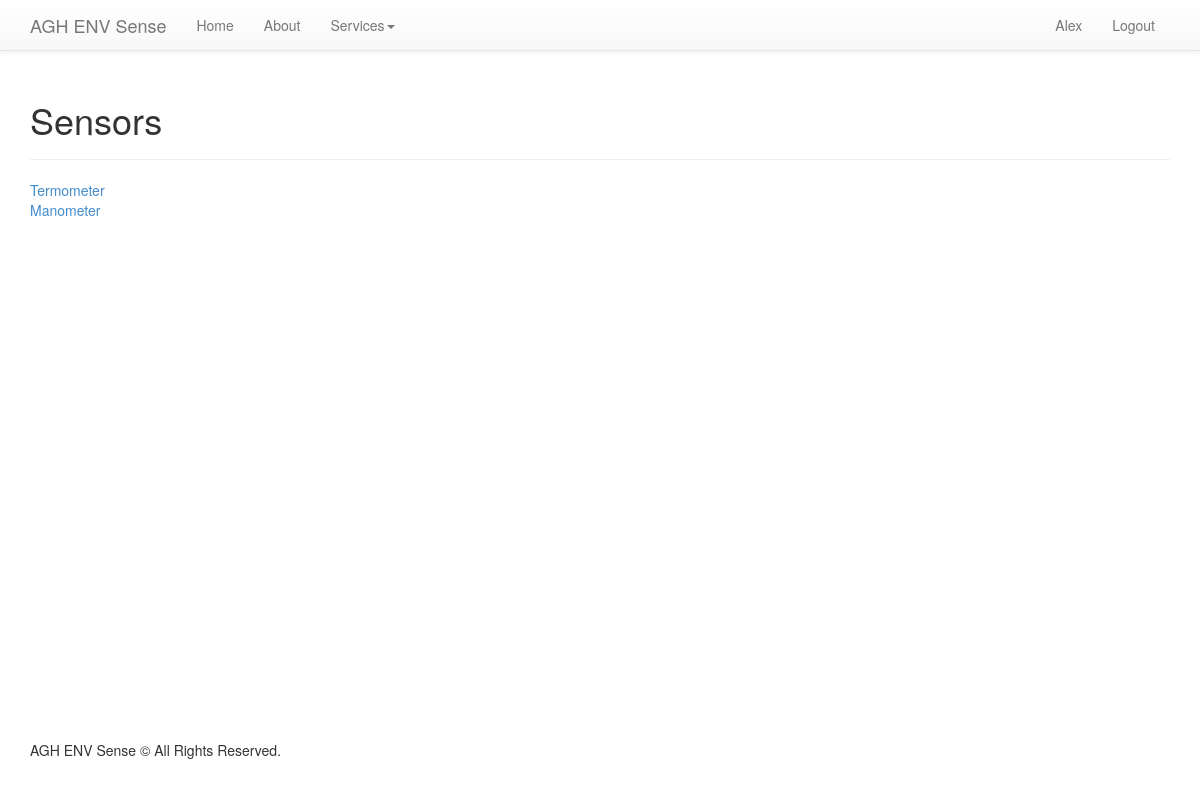
Page /sensors (signed in) on the earlier database version.
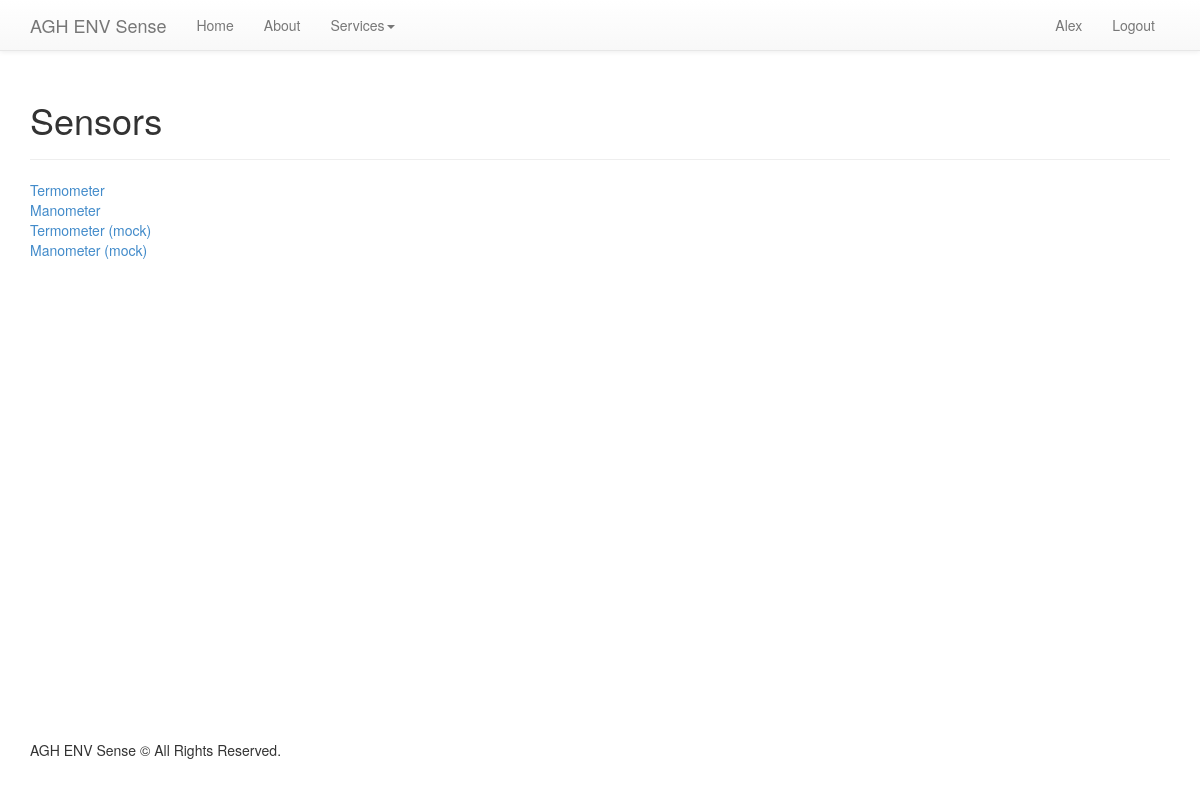
Same page on the later database version.
### models.py (models this page shows, shortened)
class User(UserMixin, Base):
    __tablename__ = 'Users'
    id = db.Column(db.Integer, primary_key=True)
    name = db.Column(db.String(120), unique=True)
    email = db.Column(db.String(120), unique=True)
    priviledged = db.Column(db.Boolean)
    acc_sensors = db.relationship("Sensor", secondary=association_table,
                                  back_populates="users")
    password = db.Column(db.String(30))
    def get_sensors(self):
        return self.acc_sensors

class Sensor(Base):
    __tablename__ = 'Sensors'
    id = db.Column(db.Integer, primary_key=True)
    name = db.Column(db.String(30), unique=True)
    measured_quantity = db.Column(db.String(30))
    users = db.relationship("User", secondary=association_table,
                            back_populates="acc_sensors")

### app.py (the view)
@app.route('/sensors')
@login_required
def sensors():
    sensors_list = current_user.get_sensors()
    return render_template('pages/placeholder.sensors.html', sensors=sensors_list)

### app.py (called while the page is built)
@app.teardown_request
def shutdown_session(exception=None):
    db.session.remove()

@login_manager.user_loader
def load_user(id):
    return models.User.query.get(int(id))

### templates/pages/placeholder.sensors.html
{% extends 'layouts/main.html' %} {% block title %}About{% endblock %} {% block content %}
<div class="page-header">
    <h1>Sensors</h1>
</div>
{% for sensor in sensors %}
<div> <a href={{ url_for( 'readings', sensor_name=sensor.name) }}>{{ sensor.name }}</a> </div>
{% endfor %} {% endblock %}

### templates/layouts/main.html (shortened to what this page needs)
<!doctype html>
<head>
    <link type="text/css" rel="stylesheet" href="/static/css/font-awesome-4.1.0.min.css" />
    <link type="text/css" rel="stylesheet" href="/static/css/bootstrap-3.1.1.min.css">
    <link type="text/css" rel="stylesheet" href="/static/css/bootstrap-theme-3.1.1.min.css" />
    <link type="text/css" rel="stylesheet" href="/static/css/layout.main.css" />
    <link type="text/css" rel="stylesheet" href="/static/css/main.css" />
    <link type="text/css" rel="stylesheet" href="/static/css/main.responsive.css" />
    <link type="text/css" rel="stylesheet" href="/static/css/main.quickfix.css" />
</head>
<body>
    <div id="wrap">
        <div class="navbar navbar-default navbar-fixed-top">
            <div class="container">
                <div class="navbar-header">
                    <a class="navbar-brand" href="/">AGH ENV Sense</a>
                </div>
                <div class="collapse navbar-collapse">
                    <ul class="nav navbar-nav">
                        <li {% if request.endpoint=='home' %} class="active" {% endif %}><a href="{{ url_for('home') }}">Home</a></li>
                        <li {% if request.endpoint=='about' %} class="active" {% endif %}><a href="{{ url_for('about') }}">About</a></li>
                        <li class="dropdown">
                            <a class="dropdown-toggle" data-toggle="dropdown">Services<b class="caret"></b></a>
                        </li>
                    </ul>
                    {% if not current_user.is_authenticated %}
                    <ul class="nav navbar-nav pull-right ">
                        <li><a href="{{ url_for( 'register') }} ">Signup</a></li>
                        <li><a href="{{ url_for( 'login') }} ">Login</a></li>
                    </ul>
                    {% else %}
                    <ul class="nav navbar-nav pull-right ">
                        <li><a style="pointer-events:none ">{{ current_user.name }}</a></li>
                        <li><a href="{{ url_for( 'logout') }} ">Logout</a></li>
                    </ul>
                    {% endif %}
                </div>
            </div>
        </div>
        <main id="content " role="main " class="container ">
             {% block content %}{% endblock %}
        </main>
    </div>
    <div id="footer ">
        <div class="container ">
            <p>AGH ENV Sense &copy; All Rights Reserved.</p>
        </div>
    </div>
</body>
</html>

### static/css/layout.main.css (style rules this page uses)
html, body { height: 100%; }
#wrap { min-height: 100%; height: auto !important; height: 100%; margin: 0 auto -60px; padding: 0 0 60px; }
#wrap > .container { padding: 60px 15px 0; }

### static/css/main.css (style rules this page uses)
a { cursor: pointer; }

Differences in the rows shown:
added Sensor: name "Termometer (mock)"
added Sensor: name "Manometer (mock)"
